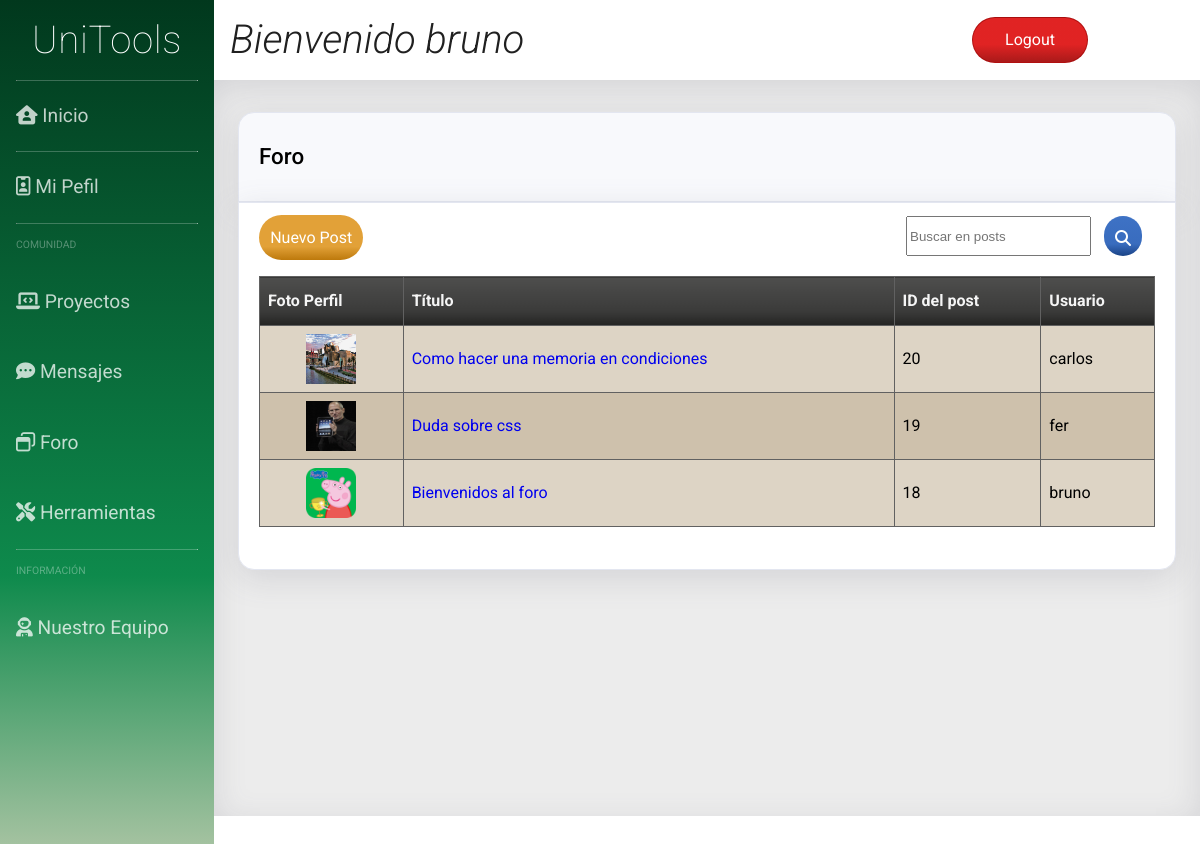
Screenshot of /foro.php (signed in) with the database file from the repository.
### tables this page shows
CREATE TABLE `posts` (
  `id_post` int(11) NOT NULL,
  `user` int(11) NOT NULL,
  `title` text NOT NULL,
  `content` text NOT NULL,
  `id_cat` int(11) NOT NULL
);

CREATE TABLE `user` (
  `id_user` int(11) NOT NULL,
  `email` varchar(50) NOT NULL,
  `password` varchar(255) NOT NULL,
  `username` varchar(30) NOT NULL,
  `premium` tinyint(1) NOT NULL,
  `admin` tinyint(1) NOT NULL,
  `name` text NOT NULL,
  `aboutMe` text NOT NULL
);

### dao/post_class.php (called while the page is built, shortened)
<?php
class TOUPost {
	private $id_Post;
	private $user;
	private $title;
	function __construct($id_post ='',$user='',$title='',$content='',$category=''){
        $this->id_Post = $id_post;
		$this->user = $user;
		$this->title = $title;
	}
	public function get_id(){
		return $this->id_Post;
	}
	public function get_user(){
		return $this->user;
	}
	public function get_title(){
		return $this->title;
	}
}
?>

### dao/DAO.php (called while the page is built, shortened)
<?php
class DAO {
	public $conn;
	public function __construct() {
		if (!$this->conn){
			if(isset($_SESSION['admin']) && $_SESSION['admin']){
				$this->conn = mysqli_connect("localhost", "root", "", "unitoolsdb");
			}else{
				$this->conn = mysqli_connect("localhost", "Usuario", "User", "unitoolsdb");
			}
		}
	}
	public function ejecutarConsulta($query){
		$result = mysqli_query($this->conn, $query) or die($this->conn->error);
        $array = mysqli_fetch_assoc($result);
		return $array;
	}
	public function devolverConsulta($query){
		$result = mysqli_query($this->conn, $query) or die($this->conn->error);
		return $result;
	}
}
?>

### dao/dao_post.php (called while the page is built, shortened)
<?php
include_once('DAO.php');
include_once('post_class.php');
class DAOpost extends DAO {
	public function show_all_data(){
		$sql = sprintf("SELECT * FROM posts ORDER BY id_post DESC");
		$query = $this->devolverConsulta($sql);
        $array = [];
        while($result = mysqli_fetch_assoc($query)){
            $post = new TOUpost( $result['id_post'],$result['user'],$result['title'],$result['content'],$result['id_cat']);
            array_push($array, $post);
        }
		return $array;
	}
}
?>

### dao/dao_user.php (called while the page is built, shortened)
<?php
include_once('DAO.php');
include_once('user_class.php');
class DAOUsuario extends DAO {
	public function search_userId($userId){
		$sql = sprintf("SELECT * FROM user WHERE id_User = $userId");
		if (!$this->ejecutarConsulta($sql))
			return null;
		else
		{
			$result = $this->ejecutarConsulta($sql);
			$user = new TOUser($result['id_user'],$result['email'],$result['password'],$result['username'],$result['premium'], $result['admin'], $result['name'], $result['aboutMe']);
			return $user;
		}
	}
}
?>

### dao/user_class.php (called while the page is built, shortened)
<?php
class TOUser {
	private $user_name;
	function __construct($userId='',$email='',$password='',$user_name='',$premium='', $admin='', $name='', $aboutMe=''){
		$this->user_name = $user_name;
	}
	public function get_username(){
		return $this->user_name;
	}
}
?>

### foro.php (the view, shortened to what this page needs)
<?php
include_once("dao/dao_user.php");
include_once("dao/dao_post.php");
?>
<!DOCTYPE html>
<html>
<head>
    <link rel="stylesheet" type="text/css" href="css/hoja_OG.css">
    <link rel="stylesheet" type="text/css" href="css/side_OG.css">
    <link rel="stylesheet" type="text/css" href="css/cabecera_OG.css">
    <link rel="stylesheet" type="text/css" href="css/content_OG.css">
</head>
<body>
 <div class="contenedor">
<?php
require("includes/common/navegacion_OG.php");?>
<?php
require("includes/common/cabecera_OG.php");?>
<div class="contenido">
    <?php if(isset($_SESSION['login']) && $_SESSION['login']){?>
            <div class="cotenido">
            <div class="fb-col box" id="prs_g">
		    <div class="t1 fb-row" >
            <h1>Foro</h1>
            </div>
            <div class = "b1">
                <div class = "fb-row jc_space-between v-center" id = "posts">
                    <div class="btn btn_mango">
                        <a href="nuevo_post.php">Nuevo Post</a>
                    </div>
                    <form action="search.php" method="POST" id ="foro_barra_busqueda" class="fb-row" >
                        <input type="text" name="buscar" placeholder="Buscar en posts">
                        <div class="btn btn_agua">
                            <a  type="submit" name="submit-buscar" href="search.php">
                                <i class="fas fa-search"></i>
                            </a>
                        </div>
                    </form>
                </div>
                <?php
                $dao_post = new DAOpost();
                $dao_user = new DAOUsuario();
                $res = $dao_post->show_all_data();
	         echo "<table id='t01' style='width:100%'>";
             echo "<tr>";
             echo "<th>Foto Perfil</th>";
	         echo "<th>Título</th>";
		     echo "<th>ID del post</th>";
		     echo "<th>Usuario</th>";
		     echo "</tr>";
                while (!empty($res)) {
                    $curr_post = array_shift($res);
                    $post_id = $curr_post->get_id();
                    $usuario = $dao_user->search_userId($curr_post->get_user());
                    $title = $curr_post->get_title();
                    if ($usuario == null) {
                        $username = "Usuario borrado";
                    } else {
                        $username = $usuario->get_username();
                    }
          echo "<tr>";
          if ($usuario != null){
            echo '<td><img class="forumPic" alt="foto_foro" src="img/fotosPerfil/' . $username . '.jpg"></td>';
            }
		  echo "<td>" . "<a href=\"post.php?id=" . $post_id . "\">" . $title . "</a></td>";
          echo "<td>"  . $post_id ."</td>";
          echo '<div class=Fb-row">';
          echo "<td>" . $username   . "</td>";
          }
		  echo "</div></tr>";
	       echo "</table>";
                ?>
            </div>
        </div>
        </div>
    </div>
    <?php
}else{
    echo "No puedes entrar aqui a menos que estes logueado";
}
?>
</div>
</body>

### css/hoja_OG.css (style rules this page uses)
html, body { height: 100%; min-height: 100%; margin: 0; font-size: 1rem; line-height: 2; text-align: left; font-family: "Roboto", sans-serif; overflow: hidden; }
.contenedor { display: grid; grid-gap: 0; grid-template-columns: [c1] 1fr [c2] 5.5fr; grid-template-rows: [r1] 1fr [r2] 11fr; width: auto; height: auto; min-width: 100%; min-height: 100%; background-color: #fff; color: #000000; }
a { text-decoration: none; }
.fb-col { display: flex; flex-direction: column; }
.fb-row { display: flex; flex-flow: row wrap; padding-left: 0; }
.box { background-color: transparent; color: black; word-wrap: break-word; margin: 2rem 1.5rem 0; }
.t1 { border: 1px solid #e3e6f0; padding: 0.4rem 1.25rem; margin-bottom: 0; background-color: #f8f9fc; border-bottom: 1px solid #e3e6f0; border-top-left-radius: 1rem; border-top-right-radius: 1rem; border-bottom-left-radius: 0; border-bottom-right-radius: 0; color: #000; box-shadow: 0 0.5rem 2rem 0 rgba(96, 98, 114, 0.178); }
.b1 { border: 1px solid #e3e6f0; padding: 0.6rem 1.25rem; background-color: white; border-radius: 1rem; border-bottom-left-radius: 1rem; border-bottom-right-radius: 1rem; border-top-left-radius: 0; border-top-right-radius: 0; color: #000; box-shadow: 0 0.5rem 2rem 0 rgba(96, 98, 114, 0.178); }
.box h1 { font-weight: 500; font-size: 140%; }
table { width: 100%; margin: 1rem 0 2rem 0; }
table, th, td { border: 1px solid rgb(97, 97, 97); border-collapse: collapse; }
th, td { text-align: left; padding: 0.5rem; }
th { background-color: #3b3b3a; color: whitesmoke; background-image: linear-gradient( 180deg, #4e4e4d 0%, #3b3b3a 70%, #242423 100% ); }
tr:nth-child(even) { background-color: #ddd4c5; border-radius: 5rem; }
tr:nth-child(odd) { background-color: #cec1ac; }
.v-center { align-items: center; }
.jc_space-between { justify-content: space-between; }
.forumPic { width: 50px; height: 50px; display: block; margin-left: auto; margin-right: auto; }
.btn { border-color: #ffffff; border: none; color: #fff; display: inline-block; text-align: center; font-size: 1rem; border-radius: 2rem; width: fit-content; margin-top: 0.2rem; color: #fff; display: inline-block; text-align: center; font-size: 1rem; border-radius: 2rem; }
.btn a, .btn button { padding: 0.4rem 0.7rem 0.4rem 0.7rem; text-align: center; display: block; color: rgb(255, 255, 255); cursor: pointer; border: none; transition: 0.5s; }
.btn_mango { background-color: #e0c218; border: none; color: #fff; background-image: linear-gradient( 180deg, #e2a138 0%, #e2a138 70%, #bd790c 100% ); }
.btn_agua { background-color: #2556a5; border: none; color: #fff; height: 40px; background-image: linear-gradient( 180deg, #3e72c5 0%, #396cbe 70%, #1a4386 100% ); margin: 0 0.8rem; float: right; width: fit-content; }
.btn_mango a, .btn_mango button, .btn_tomate a, .btn_tomate button, .btn_agua a, .btn_agua button { color: rgb(255, 255, 255); }

### css/content_OG.css (style rules this page uses)
* { box-sizing: border-box; }
.contenido { grid-column: c2; grid-row: r2; background-color: rgb(236, 236, 236); color: rgb(37, 37, 37); padding-top: 0px; margin: 0; max-height: 92vh; overflow-y: scroll; width: 100%; padding-bottom: 100px; box-shadow: inset 0 0.5rem 2rem 0 rgba(96, 98, 114, 0.178); }
#prs_g { margin: 2rem 1.5rem 0; }
#posts { padding-left: 0; }
#foro_barra_busqueda { margin: 0; padding: 0; }

### rows the page displays
posts: user.username (picture), title "Como hacer una memoria en condiciones", id_post "20", user.username "carlos"
posts: shows a picture, title "Duda sobre css", id_post "19", user.username "fer"
posts: user.username (picture), title "Bienvenidos al foro", id_post "18", user.username "bruno"

### other values shown
$_SESSION["username"] "bruno"
